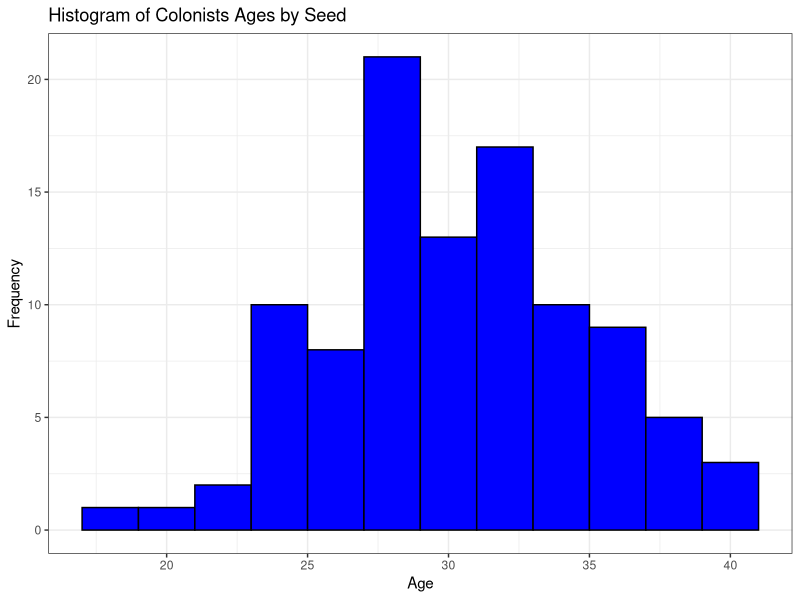
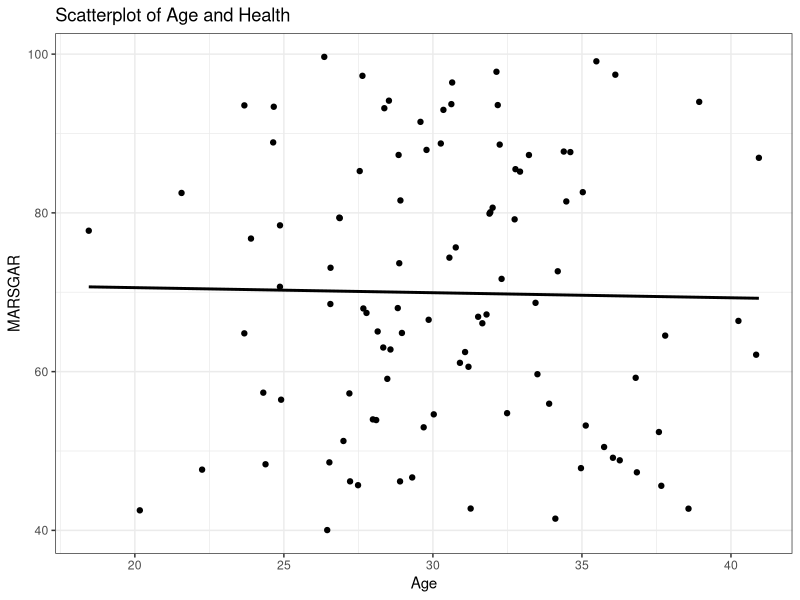
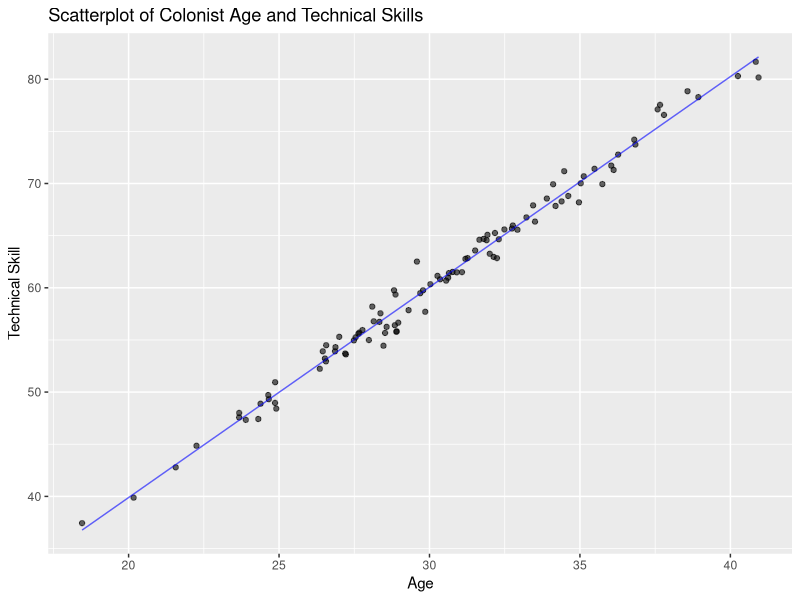
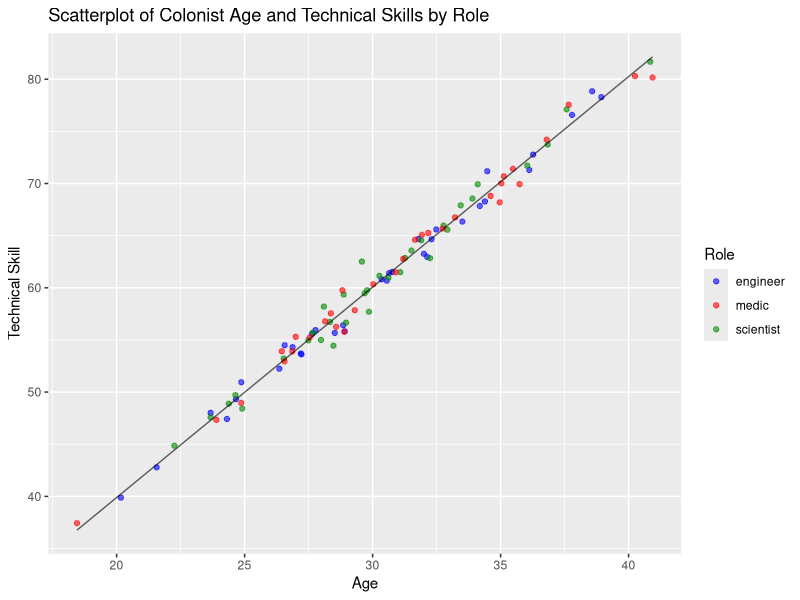
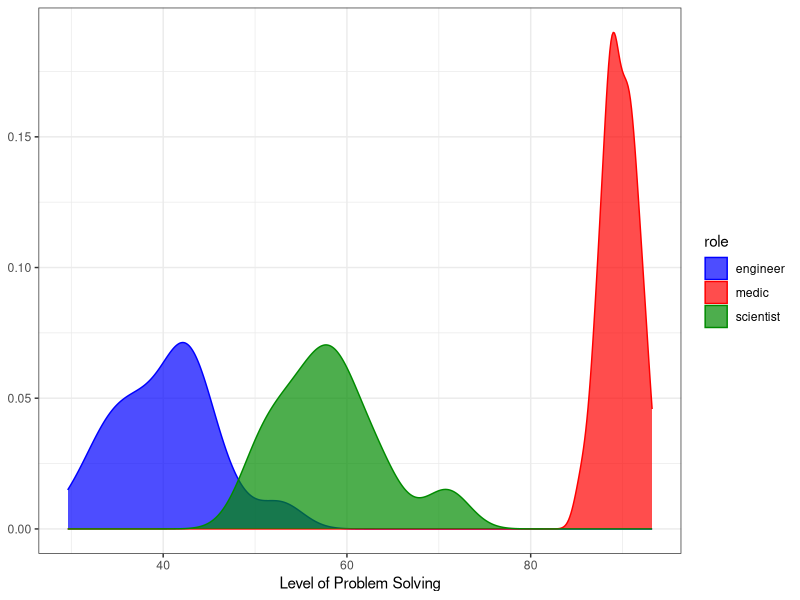
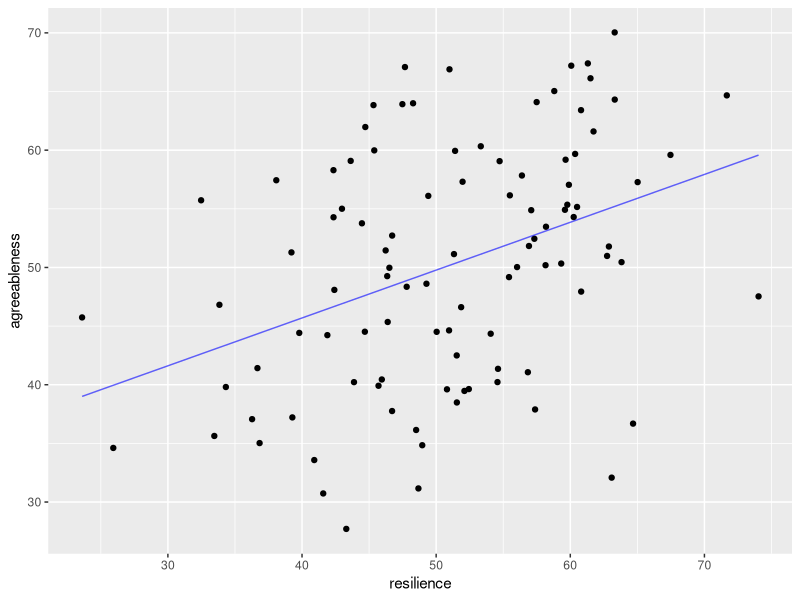
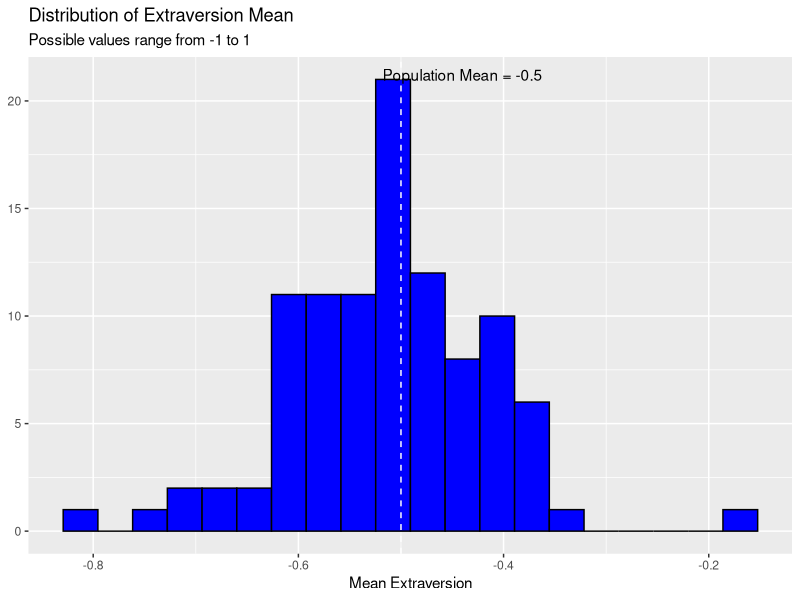
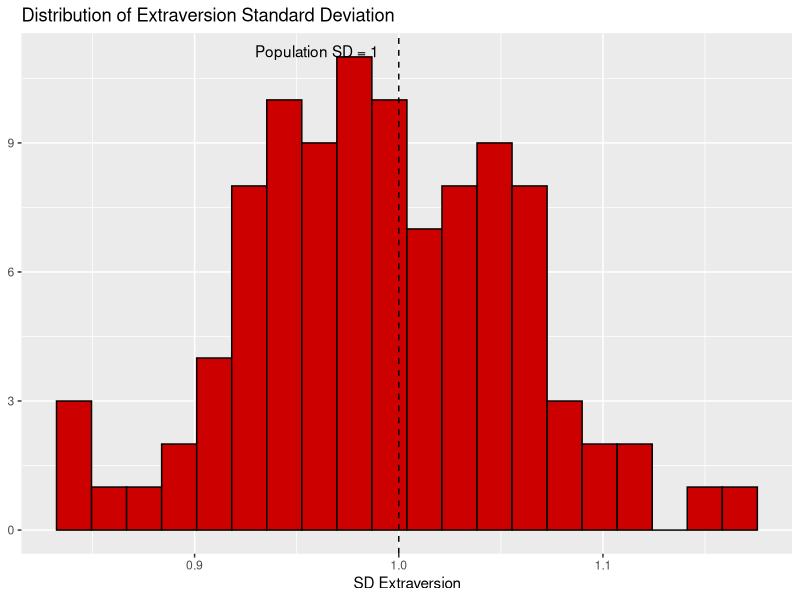

These charts were generated, in order, by the following R code: (Note: this script raises an error after producing the figures.)
## ---- chunk 1
library(tidyverse) 
library(ggplot2)
library(MASS)
library(ggpubr)

#df_colonists <- subset(df_colonists, select = -c(resilience.1, agreeableness.1)) use if you need to remove extra columns

## ---- chunk 2


set.seed(123)

age <- rnorm(100, mean = 30, sd = 5)

df_colonists <- data.frame(id = 1:100, age)
                                      

## ---- chunk 3

data.frame(df_colonists) %>%
ggplot(
 aes(x=age)
)+
  theme_bw()+
  geom_histogram(binwidth=2,color="black", fill="blue") +
  labs(title = "Histogram of Colonists Ages by Seed",
       x = "Age", y = "Frequency")

  
## ---- chunk 4

role <- rep(c("engineer", "scientist", "medic"), 
             each = 34, 
             length.out = 100)

df_colonists <- df_colonists %>%
  mutate(role)

print(role)
## ---- chunk 5

set.seed(123)

df_colonists$marsgar <- runif(100, min = 40, max = 100)

df_colonists %>%
ggplot( aes(
    x = age,
    y = marsgar
  ) )+
  theme_bw()+
  geom_point()+
  geom_smooth(method=lm, color = "black",se = FALSE)+
  labs(
      x = "Age",
      y = "MARSGAR",
      title = "Scatterplot of Age and Health"
  )

## ---- chunk 6

set.seed(1235)

df_colonists$technical_skills <- 2 * df_colonists$age + rnorm(100, mean = 0, sd = 1)


df_colonists %>%
lm(technical_skills = 2 * age + noise)

df_colonists %>%
  ggplot(aes(
    x = age,
    y = technical_skills
  ))+
  geom_point(alpha = .6)+
  geom_line(stat = "smooth", method="lm", alpha = .6, color = "blue", se = FALSE)+
  labs(
    x = "Age",
    y = "Technical Skill",
    title = "Scatterplot of Colonist Age and Technical Skills"
  )

## ---- chunk 7

df_colonists %>%
  ggplot(aes(
    x = age,
    y = technical_skills,
    color = as.factor(role)
  ))+
  geom_point(alpha = .6)+
  scale_color_manual(values=c("blue", "red","green4"))+
  geom_line(stat = "smooth", method="lm", alpha = .6, color = "black", se = FALSE)+
  labs(
    x = "Age",
    y = "Technical Skill",
    color = "Role",
    title = "Scatterplot of Colonist Age and Technical Skills by Role"
  )


## ---- chunk 8


d_engineer <- rnorm(100, mean = 40, sd = 5)
d_scientist <- rnorm(100, mean = 60, sd = 7)
d_medic <- rnorm(100, mean = 90, sd = 2)



df_colonists <- df_colonists %>%
mutate(problem_solving = case_when(
    role == "engineer" ~ d_engineer,
    role == "scientist" ~ d_scientist,
    role == "medic" ~ d_medic
  ))


df_colonists %>%
  ggplot(aes(
    x = problem_solving,
    color = role,
    fill = role
  ))+
scale_fill_manual(values=c("blue", "red","green4"))+
  scale_color_manual(values=c("blue", "red","green4"))+
  geom_density(alpha = 0.7) +
  theme_bw()+
  labs(
    y = NULL,
    x = "Level of Problem Solving"
  )
## ---- chunk 9

mean_traits <- c(50, 50)
cov_matrix <- matrix(c(100, 50, 
                       50, 100), ncol = 2)



traits_data <- mvrnorm(n = 100, mu = mean_traits, Sigma = cov_matrix, empirical = FALSE)

colnames(traits_data) <- c("resilience", "agreeableness")

df_colonists <- cbind(df_colonists, traits_data)


df_colonists %>%
  ggplot(aes(
    x = resilience,
    y = agreeableness
  ))+
    geom_point()+
  geom_line(stat = "smooth", method="lm", alpha = .6, color = "blue", se = FALSE)
  

## ---- chunk 10

seed <- 123
set.seed(123)


n_colonists <- 100


var_names <- c( "EX", "ES", "AG", "CO", "OP")

mean_traits <- c(-.5, .5, .25, .5, 0)
sd_traits <- c(1, .9, 1, 1, 1)


cor_matrix_bigfive <- matrix(c(
1.0000, 0.2599, 0.1972, 0.1860, 0.2949,
0.2599, 1.0000, 0.1576, 0.2306, 0.0720,
0.1972, 0.1576, 1.0000, 0.2866, 0.1951,
0.1860, 0.2306, 0.2866, 1.0000, 0.1574,
0.2949, 0.0720, 0.1951, 0.1574, 1.0000
), nrow=5, ncol=5, byrow=TRUE,
dimnames=list(c("EX", "ES", "AG", "CO", "OP"), 
c("EX", "ES", "AG", "CO", "OP")))


eigen_values <- eigen(cor_matrix_bigfive)$values
is_positive_definite <- all(eigen_values > 0)


cov_matrix_bigfive <- cor_matrix_bigfive * (sd_traits %*% t(sd_traits))


simulated_data <- mvrnorm(n = 100, mu = mean_traits, Sigma = cov_matrix_bigfive)


simulated_data <- cbind.data.frame(colonist_id = 1:n_colonists,
seed = seed,
simulated_data)

simulated_data$seed <- NULL

view(simulated_data)
## ---- chunk 11

max_colonies <- 100
n_colonists <- 100
MARSid_counter <- 1

var_names <- c( "EX", "ES", "AG", "CO", "OP")

mean_traits <- c(-.5, .5, .25, .5, 0)
sd_traits <- c(1, .9, 1, 1, 1)

cor_matrix_bigfive <- matrix(c(
1.0000, 0.2599, 0.1972, 0.1860, 0.2949,
0.2599, 1.0000, 0.1576, 0.2306, 0.0720,
0.1972, 0.1576, 1.0000, 0.2866, 0.1951,
0.1860, 0.2306, 0.2866, 1.0000, 0.1574,
0.2949, 0.0720, 0.1951, 0.1574, 1.0000
), nrow=5, ncol=5, byrow=TRUE,
dimnames=list(c("EX", "ES", "AG", "CO", "OP"), 
c("EX", "ES", "AG", "CO", "OP")))


cov_matrix_bigfive <- cor_matrix_bigfive * (sd_traits %*% t(sd_traits))

all_colonies <- list()

for (colony in 1:max_colonies) {
  set.seed(123 + colony)
  
  traits_data <- mvrnorm(n = n_colonists, mu = mean_traits, Sigma = cov_matrix_bigfive)
  
  df <- data.frame(
    colony = colony,
    id_in_colony = 1:n_colonists,
    MARSid = MARSid_counter:(MARSid_counter + n_colonists - 1),
    seed = 123 + colony,
    traits_data
  )
  names(df)[5:9] <- var_names
  
  all_colonies[[colony]] <- df
  MARSid_counter <- MARSid_counter + n_colonists
}

big_simulated_data <- do.call(rbind, all_colonies)
big_simulated_data$seed <- NULL



## ---- chunk 12

colonies_means <- big_simulated_data %>% 
  group_by(colony) %>% 
  summarise(mean_ex = mean(EX),
            mean_es = mean(ES),
            mean_ag = mean(AG),
            mean_co = mean(CO),
            mean_op = mean(OP)
            )

means_long <- colonies_means %>%
  pivot_longer(cols = -colony)

colonies_means <- means_long %>%
  mutate(big_5 = case_when(
    name == "mean_ex" ~ "Extraversion",
    name == "mean_es" ~ "Neuroticism",
    name == "mean_ag" ~ "Agreeableness",
    name == "mean_co" ~ "Conscientiousness",
    name == "mean_op" ~ "Openess"
  ))

names(colonies_means)[names(colonies_means) == "value"] <- "Mean"

colonies_sd <- big_simulated_data %>% 
  group_by(colony) %>% 
  summarise(
            sd_ex = sd(EX),
            sd_es = sd(ES),
            sd_ag = sd(AG),
            sd_co = sd(CO),
            sd_op = sd(OP)
            )

sd_long <- colonies_sd %>%
  pivot_longer(cols = -colony)

colonies_sd <- sd_long %>%
  mutate(big_5 = case_when(
    name == "sd_ex" ~ "Extraversion",
    name == "sd_es" ~ "Neuroticism",
    name == "sd_ag" ~ "Agreeableness",
    name == "sd_co" ~ "Conscientiousness",
    name == "sd_op" ~ "Openess"
  ))

names(colonies_sd)[names(colonies_sd) == "value"] <- "Standard Deviation"



colonies_stats <- full_join(colonies_means, colonies_sd, by = c("colony", "big_5"))



view(colonies_stats)

## ---- chunk 13


# Filter for Extraversion and Openness
extraversion_data <- colonies_stats %>% filter(big_5 == "Extraversion")
openness_data <- colonies_stats %>% filter(big_5 == "Openess")

# Plot 1: Histogram of mean Extraversion
ggplot(extraversion_data, aes(x = Mean)) +
  geom_histogram(color = "black", fill = "blue", bins = 20) +
  labs(
    x = "Mean Extraversion", 
    y = NULL,
    title = "Distribution of Extraversion Mean",
    subtitle = "Possible values range from -1 to 1"
  ) +
  geom_vline(xintercept = -0.5, 
             color = "white",
             linetype = "dashed") +
  annotate("text", 
           x = -0.44, y = Inf, 
           label = "Population Mean = -0.5", 
           vjust = 2, 
           color = "black")

# Plot 2: Histogram of Extraversion Standard Deviation
ggplot(extraversion_data, aes(x = `Standard Deviation`)) +
  geom_histogram(color = "black", fill = "red3", bins = 20) +
  labs(
    x = "SD Extraversion",
    y = NULL,
    title = "Distribution of Extraversion Standard Deviation"
  ) +
  geom_vline(xintercept = 1, 
             color = "black", 
             linetype = "dashed") +
  annotate("text", 
           x = .96, y = Inf, 
           label = "Population SD = 1", 
           vjust = 2,
           color = "black")

# Plot 3: Correlation of Extraversion and Openness means across colonies
# First, join extraversion and openness data
cor_data <- extraversion_data %>%
  select(colony, mean_ex = Mean) %>%
  left_join(openness_data %>% select(colony, mean_op = Mean), by = "colony")

ggplot(cor_data, aes(x = mean_ex, y = mean_op)) +
  geom_point(alpha = .6) +
  geom_smooth(method = 'lm', se = FALSE, formula = y ~ x) +
  ggpubr::stat_cor(method = "pearson", label.x = -.35, label.y = .03) +
  labs(
    x = "Extraversion Means",
    y = "Openness Means",
    title = "Correlation of Extraversion and Openness across Colonies"
  )

